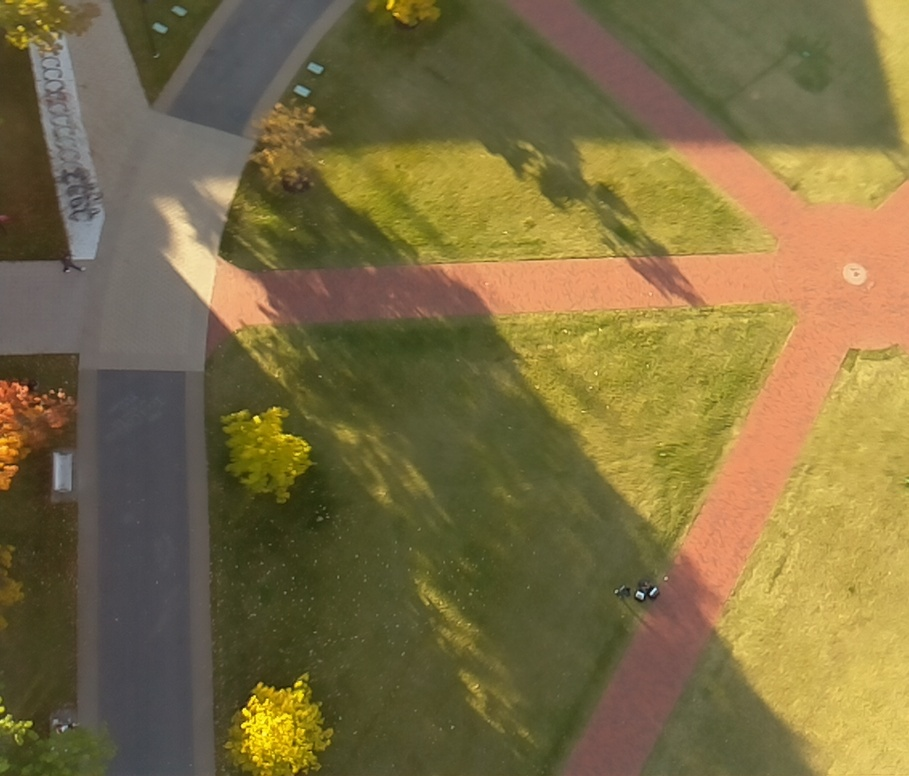
#> input picture image802.jpg, 909 x 776 px, shrunk from 1200 x 1024 before the run, given in place of image802.jpeg, which was not available
$ python ExtractDepth.py   (older library calls are emulated)
#> lines starting #> are read from the running program, lines starting #| are printed output that depends on the picture
import cv2
import numpy as np
from matplotlib import pyplot as plt

img1 = cv2.imread('picamphotos/image802.jpeg',0)  #queryimage # left image
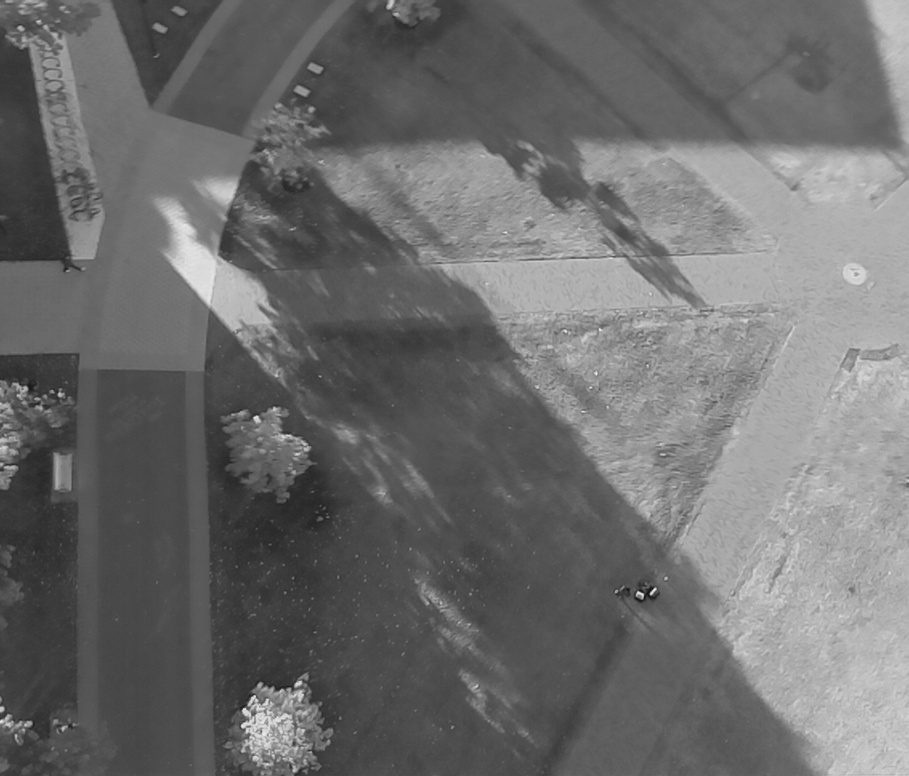
#> img1: shape (776, 909); min 8, max 239, mean 109.3
img2 = cv2.imread('picamphotos/image802.jpeg',0) #trainimage # right image
#> (the run stopped early here; a loop or call above may not have finished)

$ run again, with image803.jpg copied over image802.jpg
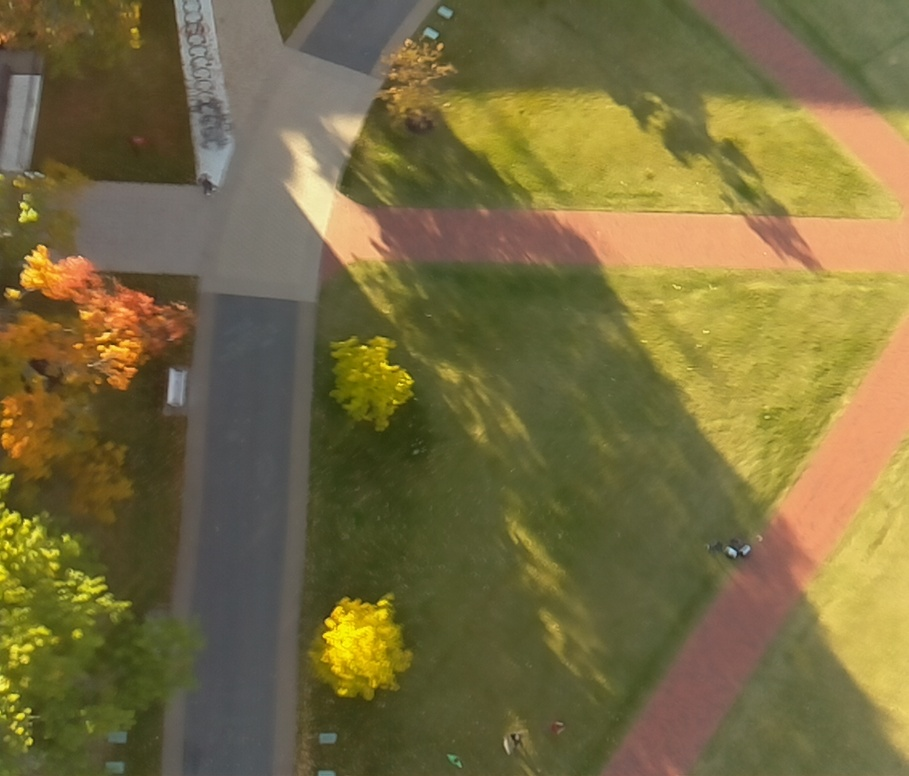
#> input picture image803.jpg, 909 x 776 px, shrunk from 1200 x 1024 before the run, given in place of image802.jpeg, which was not available
#> `img1 = cv2.imread('picamphotos/image802.jpeg',0)`:
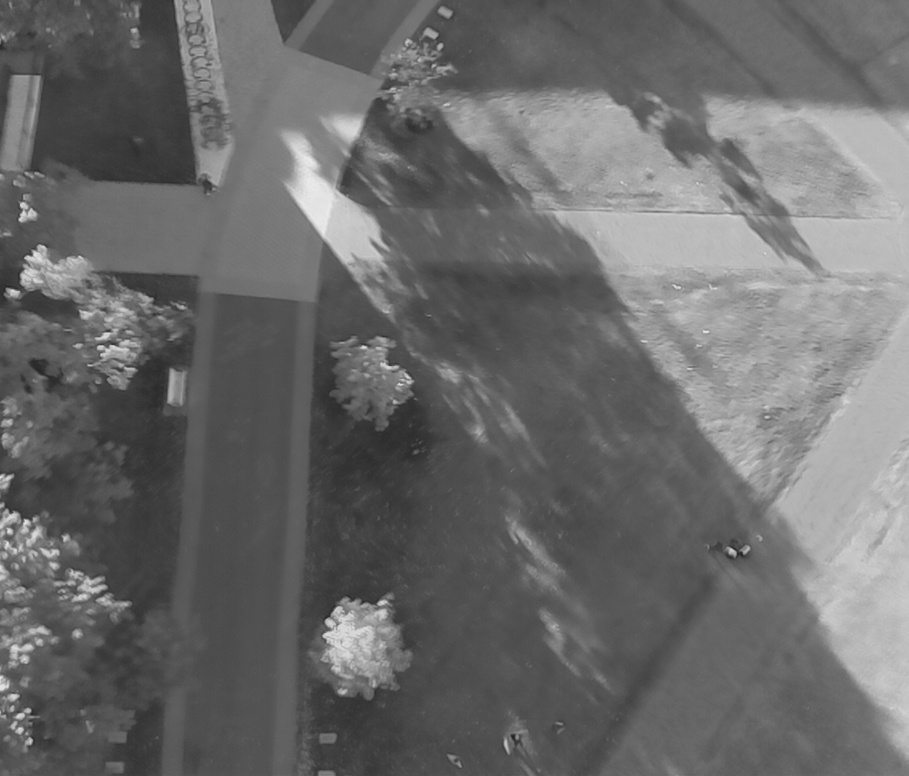
#> img1: shape (776, 909); min 31, max 235, mean 107.1

$ run again, with GOPR0.JPG copied over image802.jpg
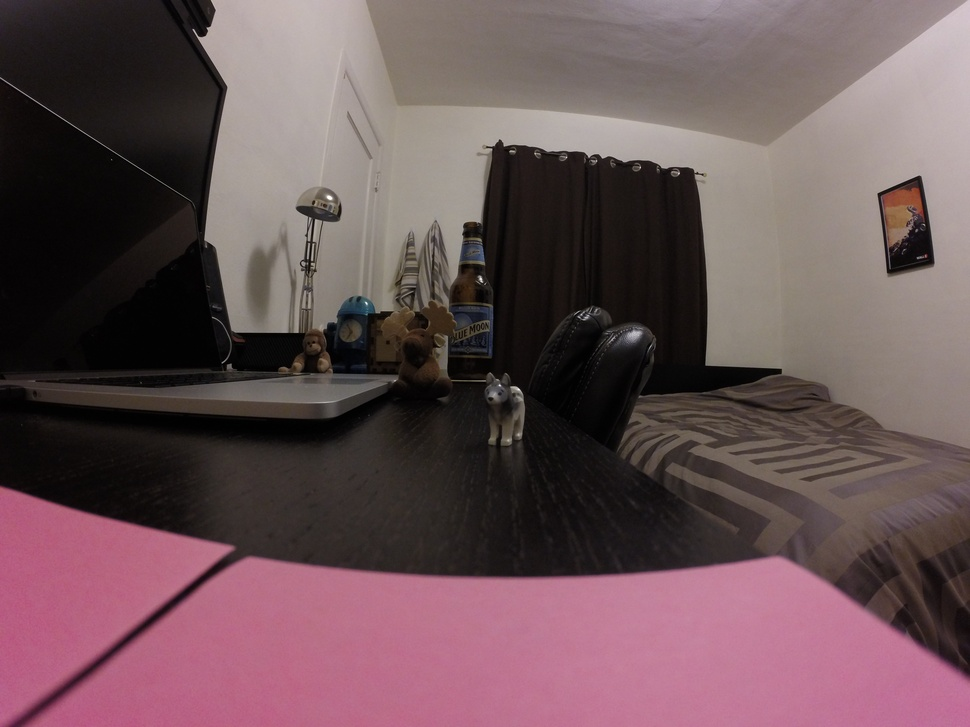
#> input picture GOPR0.JPG, 970 x 727 px, shrunk from 3680 x 2760 before the run, given in place of image802.jpeg, which was not available
#> `img1 = cv2.imread('picamphotos/image802.jpeg',0)`:
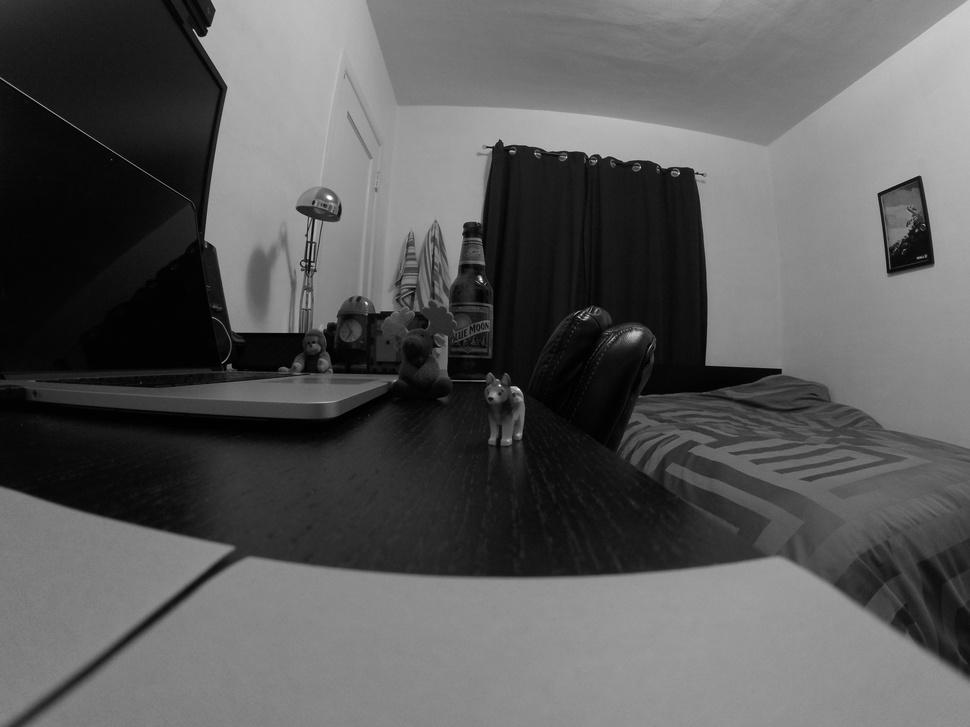
#> img1: shape (727, 970); min 0, max 255, mean 90

$ run again, with GOPR3.JPG copied over image802.jpg
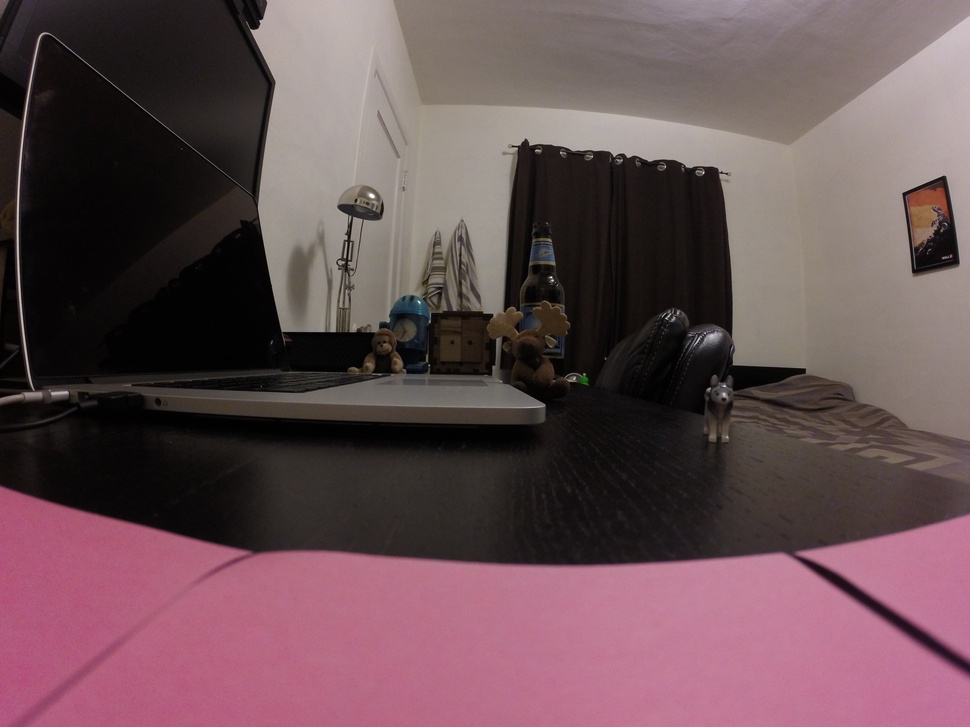
#> input picture GOPR3.JPG, 970 x 727 px, shrunk from 3680 x 2760 before the run, given in place of image802.jpeg, which was not available
#> `img1 = cv2.imread('picamphotos/image802.jpeg',0)`:
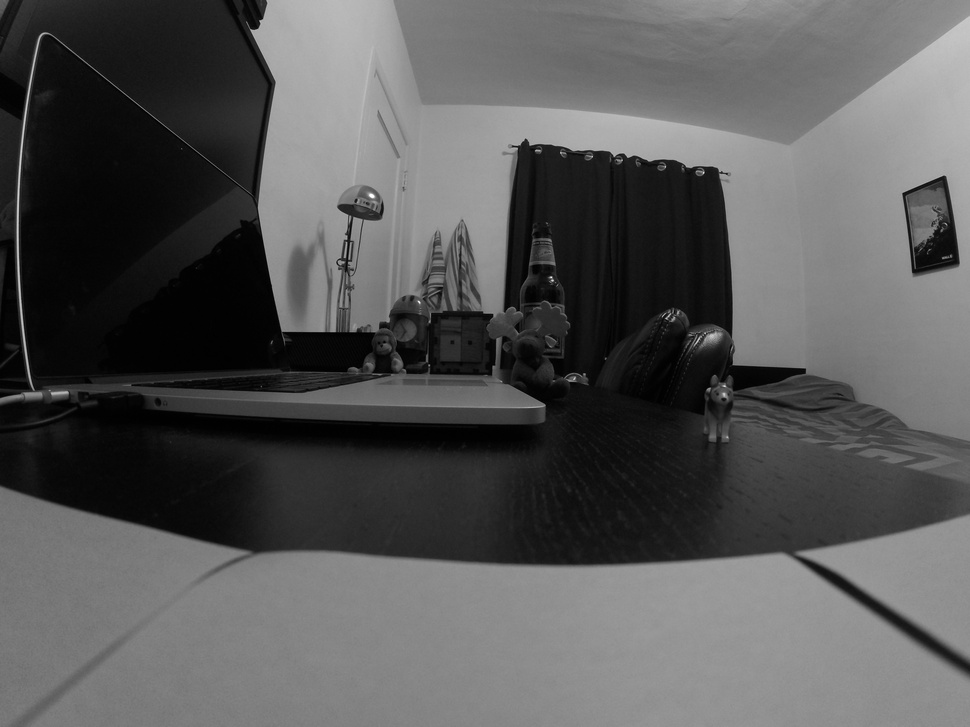
#> img1: shape (727, 970); min 0, max 255, mean 87.1
